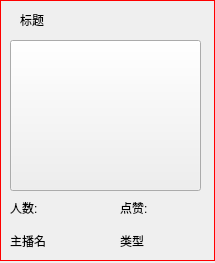
<?xml version="1.0" encoding="UTF-8"?>
<ui version="4.0">
 <class>RoomListItem</class>
 <widget class="QWidget" name="RoomListItem">
  <property name="geometry">
   <rect>
    <x>0</x>
    <y>0</y>
    <width>215</width>
    <height>263</height>
   </rect>
  </property>
  <property name="windowTitle">
   <string>Form</string>
  </property>
  <widget class="QLabel" name="lbType">
   <property name="geometry">
    <rect>
     <x>120</x>
     <y>230</y>
     <width>71</width>
     <height>21</height>
    </rect>
   </property>
   <property name="text">
    <string>类型</string>
   </property>
  </widget>
  <widget class="QLabel" name="lbName">
   <property name="geometry">
    <rect>
     <x>10</x>
     <y>230</y>
     <width>91</width>
     <height>21</height>
    </rect>
   </property>
   <property name="text">
    <string>主播名</string>
   </property>
  </widget>
  <widget class="QLabel" name="lbTitle">
   <property name="geometry">
    <rect>
     <x>20</x>
     <y>10</y>
     <width>181</width>
     <height>20</height>
    </rect>
   </property>
   <property name="text">
    <string>标题</string>
   </property>
  </widget>
  <widget class="QLabel" name="lbBorder">
   <property name="geometry">
    <rect>
     <x>0</x>
     <y>0</y>
     <width>215</width>
     <height>261</height>
    </rect>
   </property>
   <property name="styleSheet">
    <string notr="true">border: 1px solid red</string>
   </property>
   <property name="text">
    <string/>
   </property>
  </widget>
  <widget class="QPushButton" name="btnPic">
   <property name="geometry">
    <rect>
     <x>10</x>
     <y>40</y>
     <width>191</width>
     <height>151</height>
    </rect>
   </property>
   <property name="text">
    <string/>
   </property>
  </widget>
  <widget class="QLabel" name="lbRoomMemNum">
   <property name="geometry">
    <rect>
     <x>10</x>
     <y>200</y>
     <width>91</width>
     <height>16</height>
    </rect>
   </property>
   <property name="text">
    <string>人数:</string>
   </property>
  </widget>
  <widget class="QLabel" name="lbPraiseNum">
   <property name="geometry">
    <rect>
     <x>120</x>
     <y>200</y>
     <width>81</width>
     <height>16</height>
    </rect>
   </property>
   <property name="text">
    <string>点赞:</string>
   </property>
  </widget>
  <zorder>lbBorder</zorder>
  <zorder>lbTitle</zorder>
  <zorder>lbType</zorder>
  <zorder>lbName</zorder>
  <zorder>btnPic</zorder>
  <zorder>lbRoomMemNum</zorder>
  <zorder>lbPraiseNum</zorder>
 </widget>
 <resources>
  <include location="res.qrc"/>
 </resources>
 <connections/>
</ui>
